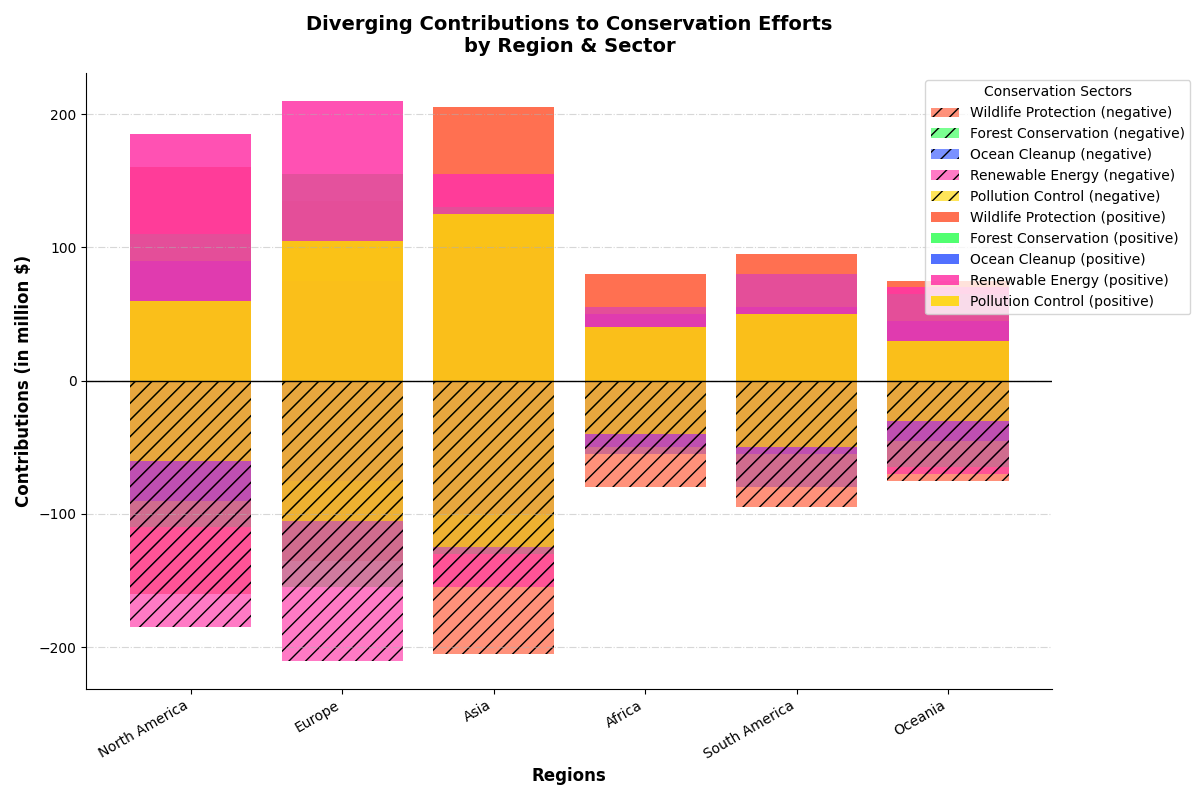

Recreate this plot in Python.
import matplotlib.pyplot as plt
import numpy as np

# Expanded regions and sectors
regions = ['North America', 'Europe', 'Asia', 'Africa', 'South America', 'Oceania']
sectors = ['Wildlife Protection', 'Forest Conservation', 'Ocean Cleanup', 'Renewable Energy', 'Pollution Control']

contributions = np.array([
    [320, 220, 180, 370, 120],
    [270, 310, 150, 420, 210],
    [410, 260, 200, 310, 250],
    [160, 110, 100, 110, 80],
    [190, 160, 110, 160, 100],
    [150, 130, 90, 140, 60]
])

# Setting up hypothetical "positive" and "negative" contributions 
positive_contributions = np.array([
    [160, 110, 90, 185, 60],
    [135, 155, 75, 210, 105],
    [205, 130, 100, 155, 125],
    [80, 55, 50, 55, 40],
    [95, 80, 55, 80, 50],
    [75, 65, 45, 70, 30]
])

negative_contributions = positive_contributions - contributions

fig, ax = plt.subplots(figsize=(12, 8))

colors = ['#FF5733', '#33FF57', '#3357FF', '#FF33A6', '#FFD700']

x = np.arange(len(regions))
# Plot negative contributions on the left
for i, sector in enumerate(sectors):
    ax.bar(x, negative_contributions[:, i], label=f'{sector} (negative)', color=colors[i], alpha=0.65, hatch='//')
    
# Plot positive contributions on the right
for i, sector in enumerate(sectors):
    ax.bar(x, positive_contributions[:, i], label=f'{sector} (positive)', color=colors[i], alpha=0.85, hatch='')

ax.set_ylabel('Contributions (in million $)', fontsize=12, fontweight='bold')
ax.set_xlabel('Regions', fontsize=12, fontweight='bold')
ax.set_title('Diverging Contributions to Conservation Efforts\nby Region & Sector', fontsize=14, fontweight='bold', pad=15)

ax.axhline(0, color='black', linewidth=1)

ax.legend(title='Conservation Sectors', loc='upper right', bbox_to_anchor=(1.15, 1), fontsize=10)

ax.set_xticks(x)
ax.set_xticklabels(regions, rotation=30, ha='right', fontsize=10)

ax.yaxis.grid(True, linestyle='-.', alpha=0.5)

ax.spines['top'].set_visible(False)
ax.spines['right'].set_visible(False)

plt.tight_layout()
plt.show()
